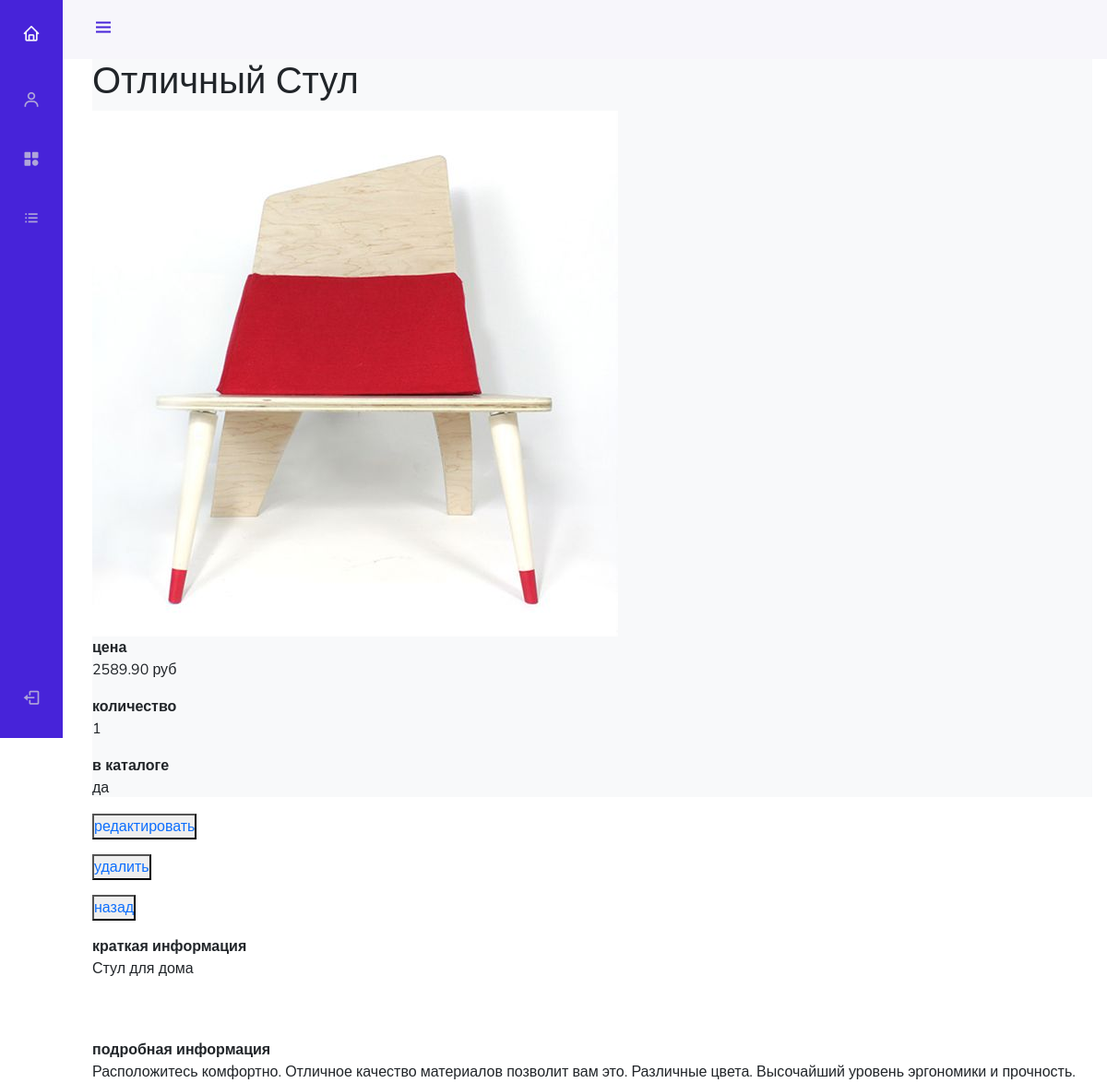
The page /admin_panel/products/read/1/ on the database its author committed.
### mainapp/models.py (models this page shows, shortened)
class Product(models.Model):
    objects: models.Manager()
    category = models.ForeignKey(
        ProductCategory,
        on_delete=models.CASCADE
    )
    name = models.CharField(
        verbose_name='наименование',
        max_length=128
    )
    image = models.ImageField(
        upload_to='products_images',
        blank=True,
        verbose_name='фото'
    )
    short_desc = models.CharField(
        verbose_name='краткое описание',
        max_length=60,
        blank=True
    )
    description = models.TextField(
        verbose_name='описание',
        blank=True
    )
    price = models.DecimalField(
        verbose_name='цена',
        max_digits=8,
        decimal_places=2,
        default=0
    )
    quantity = models.PositiveIntegerField(
        verbose_name='количество',
        default=0
    )
    is_deleted = models.BooleanField(
        default=False,
        verbose_name='товар удален'
    )
    class Meta():
        verbose_name = 'товар'
        verbose_name_plural = 'товары'

### adminapp/views.py (the view)
class ProductDetailView(DetailView):
    model = Product
    template_name = 'adminapp/product_read.html'
    def get_context_data(self, **kwargs):
        context = super().get_context_data(**kwargs)
        context['title'] = self.object.name
        return context

### adminapp/templates/adminapp/product_read.html
{% extends 'adminapp/layout.html' %}
{% load static %}
{% block content %}
<div class="product_read">
    <div class="product_name">
        <h1>{{ object.name|title }}</h1>
    </div>
    <img src="/media/{{ object.image|default:'products_images/default.jpg' }}"
         alt="{{ object.name }}">
    <div class="summary">
        <b>цена</b>
        <p>{{ object.price }} руб</p>
        <b>количество</b>
        <p>{{ object.quantity }}</p>
        <b>в каталоге</b>
        <p>{% if not object.is_deleted %}да{% else %}нет{% endif %}</p>
        <p>
            <button>
                <a href="{% url 'admin_panel:product_update' object.pk %}">
                    редактировать
                </a>
            </button>
        </p>
        <p>
            <button>
                <a href="{% url 'admin_panel:product_delete' object.pk %}">
                    удалить
                </a>
            </button>
        </p>
        <p>
            <button>
                <a href="{% url 'admin_panel:products' object.category.pk %}">
                    назад
                </a>
            </button>
        </p>
    </div>
    <div class="product_desc">
        <b>краткая информация</b>
        <p>{{ object.short_desc }}</p>
        <br><br>
        <b>подробная информация</b>
        <p>{{ object.description }}</p>
    </div>
</div>
{% endblock %}

### geekshop/static/style.css (style rules this page uses)
* { margin: 0; padding: 0; }
body { font-family: 'Montserrat', sans-serif; }
html, body { height: 100%; }
.product_name { width: 50%; font-size: 20px; }

### adminapp/static/adminapp/style.css (style rules this page uses)
:root { --header-height: 3rem; --nav-width: 68px; --first-color: #4723D9; --first-color-light: #AFA5D9; --white-color: #F7F6FB; --body-font: 'Nunito', sans-serif; --normal-font-size: 1rem; --z-fixed: 100 }
body { position: relative; margin: var(--header-height) 0 0 0; padding: 0 1rem; font-family: var(--body-font); font-size: var(--normal-font-size); transition: .5s }
a { text-decoration: none }
@media screen and (min-width: 768px) { body { margin: calc(var(--header-height) + 1rem) 0 0 0; padding-left: calc(var(--nav-width) + 2rem) } }

### rows shown on the page
Product: name "Отличный Стул", image (picture), price "2589.90", quantity "1", short_desc "Стул для дома", description "Расположитесь комфортно. Отличное качество материалов позволит вам это. Различные цвета. Высочайший уровень эргономики и прочность."
